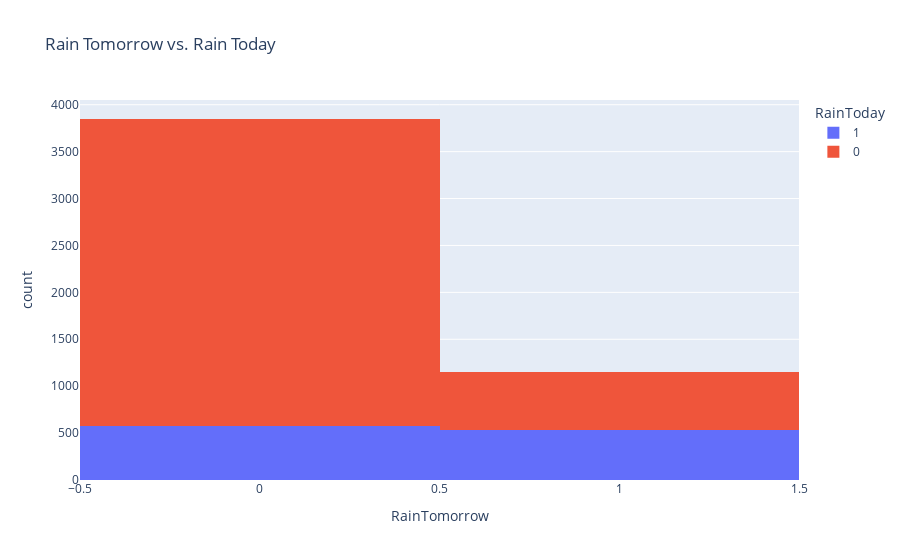

Notebook source saved alongside this figure:
### Code cell
px.histogram(sample_df, 
             x='RainTomorrow', 
             color='RainToday', 
             title='Rain Tomorrow vs. Rain Today')

### Figure 1 — Plotly figure (JSON) as saved in the notebook; plotly's stock layout.template omitted (floating-point values rounded to 4 significant figures; data arrays with more than 128 entries replaced by an {"elided": "..."} marker saying what was removed)
{"data": [{"alignmentgroup": "True", "bingroup": "x", "hovertemplate": "RainToday=1<br>RainTomorrow=%{x}<br>count=%{y}<extra></extra>", "legendgroup": "1", "marker": {"color": "#636efa", "pattern": {"shape": ""}}, "name": "1", "offsetgroup": "1", "orientation": "v", "showlegend": true, "type": "histogram", "x": {"elided": "1112 int values"}, "xaxis": "x", "yaxis": "y"}, {"alignmentgroup": "True", "bingroup": "x", "hovertemplate": "RainToday=0<br>RainTomorrow=%{x}<br>count=%{y}<extra></extra>", "legendgroup": "0", "marker": {"color": "#EF553B", "pattern": {"shape": ""}}, "name": "0", "offsetgroup": "0", "orientation": "v", "showlegend": true, "type": "histogram", "x": {"elided": "3888 int values"}, "xaxis": "x", "yaxis": "y"}], "layout": {"barmode": "relative", "legend": {"title": {"text": "RainToday"}, "tracegroupgap": 0}, "title": {"text": "Rain Tomorrow vs. Rain Today"}, "xaxis": {"anchor": "y", "domain": [0, 1], "title": {"text": "RainTomorrow"}}, "yaxis": {"anchor": "x", "domain": [0, 1], "title": {"text": "count"}}}}
